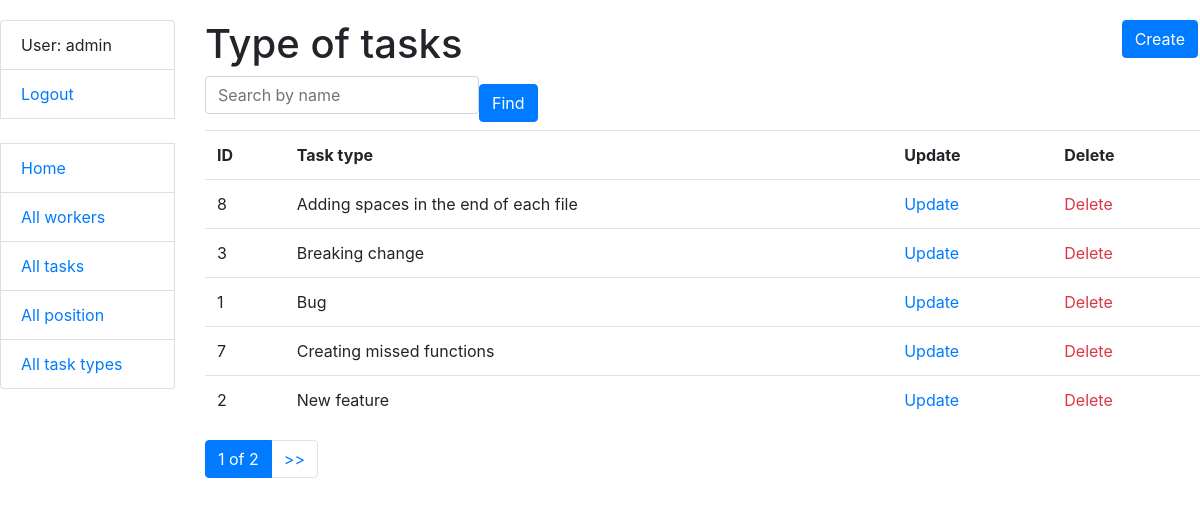
Screenshot of /task_type/ (signed in) with the database file from the repository.
### tasks/models.py (models this page shows, shortened)
class Worker(AbstractUser):
    position = models.ForeignKey(Position, on_delete=models.CASCADE, default=1)
    class Meta:
        ordering = ["username"]

class TaskType(models.Model):
    name = models.CharField(max_length=255, unique=True)
    class Meta:
        ordering = ["name"]

### tasks/views.py (the view)
# urls.py: path("task_type/", TaskTypeListView.as_view(), name="task-type-list"),
class TaskTypeListView(LoginRequiredMixin, generic.ListView):
    model = TaskType
    context_object_name = "task_type_list"
    template_name = "tasks/task_type_list.html"
    paginate_by = 5
    def get_context_data(self, *, object_list=None, **kwargs):
        context = super(TaskTypeListView, self).get_context_data()
        name = self.request.GET.get("name", "")
        context["search_form"] = TaskTypeSearchForm(
            initial={
                "name": name
            }
        )
        return context
    def get_queryset(self):
        queryset = TaskType.objects.all()
        form = TaskTypeSearchForm(self.request.GET)
        if form.is_valid():
            return queryset.filter(name__icontains=form.cleaned_data["name"])
        return queryset

### tasks/forms.py
class TaskTypeSearchForm(forms.Form):
    name = forms.CharField(
        max_length=255,
        required=False,
        label="",
        widget=forms.TextInput(
            attrs={
                "placeholder": "Search by name"
            }
        ),
    )

### tasks/templatetags/query_transform.py (called while the page is built)
@register.simple_tag
def query_transform(request, **kwargs):
    updated = request.GET.copy()
    for key, value in kwargs.items():
        if value is not None:
            updated[key] = value
        else:
            updated.pop(key, 0)
    return updated.urlencode()

### templates/tasks/task_type_list.html
{% extends "base.html" %}
{% load crispy_forms_filters %}
{% block content %}
  <h1>
    Type of tasks
    <a href="{% url 'tasks:task-type-create' %}" class="btn btn-primary link-to-page">
      Create
    </a>
  </h1>
  <form action="" method="get" class="form-inline">
    {{ search_form|crispy }}
    <input class="btn btn-primary" type="submit" value="Find">
  </form>
  {% if task_type_list %}
    <table class="table">
      <tr>
        <th>ID</th>
        <th>Task type</th>
        <th>Update</th>
        <th>Delete</th>
      </tr>
    {% for task_type in task_type_list %}
      <tr>
        <td>{{ task_type.id }}</td>
        <td>{{ task_type.name }}</td>
        <td><a href="{% url 'tasks:task-type-update' task_type.id %}">Update</a></td>
        <td><a class="text-danger" href="{% url 'tasks:task-type-delete' task_type.id %}">Delete</a></td>
      </tr>
    {% endfor %}
    </table>
  {% else %}
    <p>There are no task types.</p>
  {% endif %}
{% endblock %}

### templates/includes/sidebar.html
<ul class="sidebar-nav list-group">
  {% if user.is_authenticated %}
    <li class="list-group-item">User: {{ user.get_username }}</li>
    <li class="list-group-item"><a href="{% url 'logout'%}?next={{request.path}}">Logout</a></li>
  {% else %}
    <li class="list-group-item"><a href="{% url 'login'%}?next={{request.path}}">Login</a></li>
  {% endif %}
  <br>
  <li class="list-group-item"><a href="{% url 'tasks:home' %}">Home</a></li>
  <li class="list-group-item"><a href="{% url 'tasks:worker-list' %}">All workers</a></li>
  <li class="list-group-item"><a href="{% url 'tasks:task-list' %}">All tasks</a></li>
  <li class="list-group-item"><a href="{% url 'tasks:position-list' %}">All position</a></li>
  <li class="list-group-item"><a href="{% url 'tasks:task-type-list' %}">All task types</a></li>
</ul>

### static/styles.css (style rules this page uses)
body { margin-top: 20px; }
.link-to-page { float: right; margin: 0 2px 0 2px; }

### rows the page displays
Worker: get_username "admin"
TaskType: id "8", name "Adding spaces in the end of each file"
TaskType: id "3", name "Breaking change"
TaskType: id "1", name "Bug"
TaskType: id "7", name "Creating missed functions"
TaskType: id "2", name "New feature"

### other values shown
{{ page_obj.number }} "1"
{{ paginator.num_pages }} "2"
